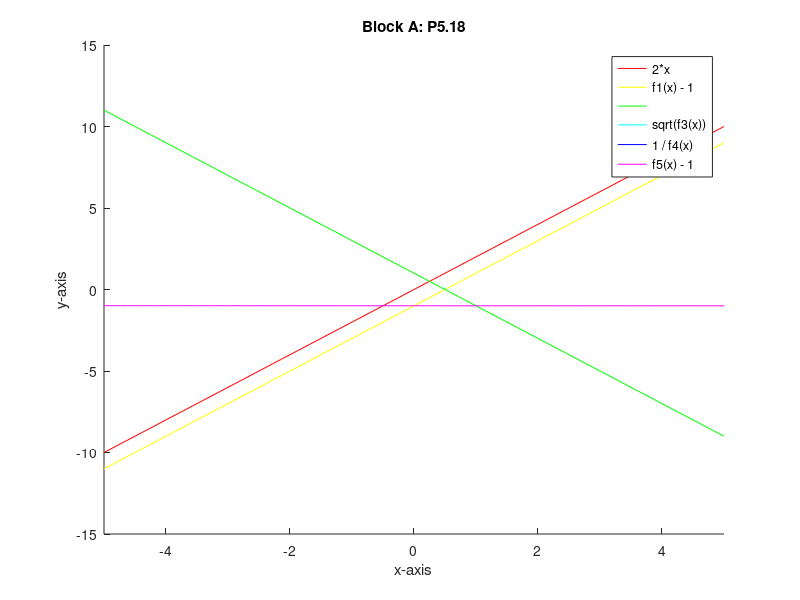

This figure's MATLAB source:
% functions
f1 = @(x) 2*x;
f2 = @(x) f1(x) - 1;   
f3 = @(x) 1 - f1(x);   
f4 = @(x) sqrt(f3(x));  
f5 = @(x) 1 / f4(x);     
f6 = @(x) f5(x) - 1;    

% plot functions
hold on
fplot(f1, "r") 
fplot(f2, "y") 
fplot(f3, "g")
fplot(f4, "c") 
fplot(f5, "b") 
fplot(f6, "m")
hold off

% style 
legend("2*x", "f1(x) - 1", "", "sqrt(f3(x))", "1 / f4(x)", "f5(x) - 1")
title("Block A: P5.18")
ylabel("y-axis")
xlabel("x-axis")

